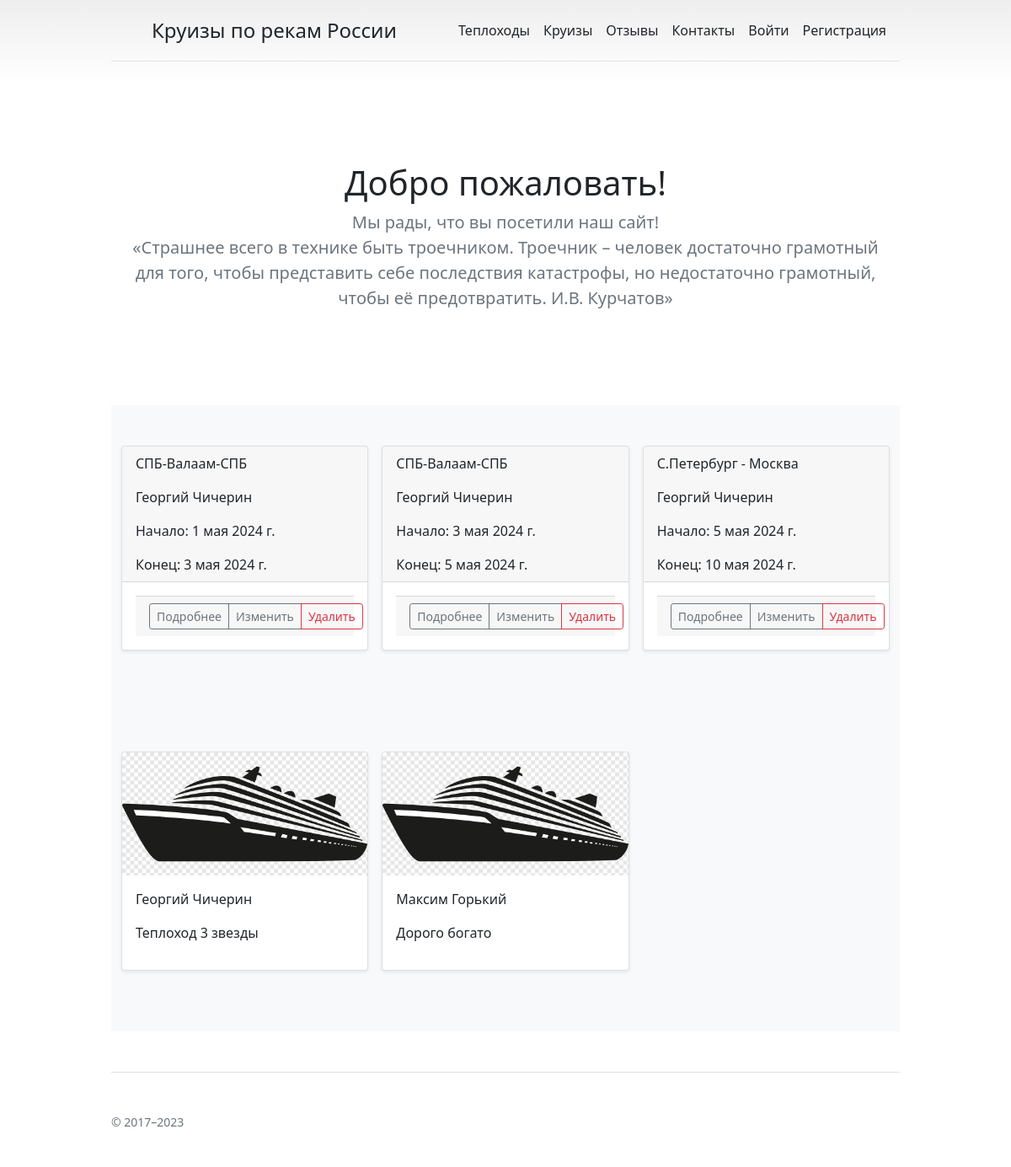
The page / on the database its author committed.
### cruise/models.py (models this page shows, shortened)
class Cruise(models.Model):
    STATUS = [('create', 'Рейс состоится'), ('start', 'Круиз начался'), ('finished', 'Круиз завершен')]
    name = models.CharField(max_length=250, verbose_name='название круиза')
    ship = models.ForeignKey(Ships, on_delete=models.CASCADE, verbose_name='Теплоход')
    data_start = models.DateField(verbose_name='Дата начала')
    date_finish = models.DateField(verbose_name='Дата окончания')
    town_start = models.CharField(max_length=150, verbose_name='Город начала')
    town_finish = models.CharField(max_length=150, verbose_name='Город окончания')
    status_cruise = models.CharField(max_length=8, choices=STATUS, default='create')
    class Meta:
        verbose_name = 'Круиз'
        verbose_name_plural = 'Круизы'

class Ships(models.Model):
    name = models.CharField(max_length=150, verbose_name='название теплохода')
    description = models.TextField(verbose_name='описание', **NULLABLE)
    foto = models.ImageField(upload_to='media/', verbose_name='Фото корабля', **NULLABLE)
    class Meta:
        verbose_name = 'Теплоход'
        verbose_name_plural = 'Теплоходы'

### cruise/views.py (the view)
# urls.py: path('', main, name='main'),
def main(request):
    cruise_list = Cruise.objects.filter(status_cruise='create')
    ship_list = Ships.objects.all()
    context = {
        "cruise_list": cruise_list,
        "ship_list": ship_list
    }
    return render(request, 'cruise/main.html', context)

### cruise/templatetags/image_teg.py (called while the page is built)
@register.simple_tag()
def media_path(data):
    return data.url if data else '#'

### cruise/templates/cruise/main.html
{% extends 'cruise/base.html' %}
{% block content %}
<section class="py-5 text-center container">
    <div class="row py-lg-5">
        <div class="col-lg-12 col-md-8 mx-auto">
            <h1 class="fw-light">Добро пожаловать!</h1>
            <p class="lead text-muted">Мы рады, что вы посетили наш сайт!<br>
                «Страшнее всего в технике быть троечником. Троечник – человек достаточно грамотный для того, чтобы
                представить себе последствия катастрофы, но недостаточно грамотный, чтобы её предотвратить. И.В.
                Курчатов»</p>
        </div>
    </div>
</section>
<div class="album py-5 bg-light">
    <div class="container">
        <div class="row row-cols-1 row-cols-sm-2 row-cols-md-3 g-3">
            {% for object in cruise_list %}
            {% include 'cruise/include/inc_cruise_detail.html' %}
            {% endfor %}
        </div>
    </div>
</div>
<div class="album py-5 bg-light">
    <div class="container">
        <div class="row row-cols-1 row-cols-sm-2 row-cols-md-3 g-3">
            {% for object in ship_list %}
            {% include 'cruise/include/inc_ship_detail.html' %}
            {% endfor %}
        </div>
    </div>
</div>
{% endblock %}

### cruise/templates/cruise/base.html (shortened to what this page needs)
{% load static %}
<!doctype html>
<html lang="ru">
<head>
    <link href="{% static 'css/bootstrap.min.css' %}" rel="stylesheet">
    <link href="{% static 'css/pricing.css' %}" rel="stylesheet">
</head>
<body>
<div class="container py-3">
    <header>
        <div class="d-flex flex-column flex-md-row align-items-center pb-3 mb-4 border-bottom">
            <a href="/" class="d-flex align-items-center text-dark text-decoration-none">
                <svg xmlns="http://www.w3.org/2000/svg" width="40" height="32" class="me-2" viewBox="0 0 118 94"
                     role="img"><title>Bootstrap</title>
                </svg>
                <span class="fs-4">Круизы по рекам России</span>
            </a>
            <nav class="d-inline-flex mt-2 mt-md-0 ms-md-auto">
                <a class="me-3 py-2 text-dark text-decoration-none" href="#">Теплоходы</a>
                <a class="me-3 py-2 text-dark text-decoration-none" href="{% url 'cruise:cruise' %}">Круизы</a>
                <a class="me-3 py-2 text-dark text-decoration-none" href="{% url 'review:list' %}">Отзывы</a>
                <a class="me-3 py-2 text-dark text-decoration-none" href="#">Контакты</a>
                {% if user.is_authenticated %}
                <a href="{% url 'users:profile' %}" class="me-3 py-2 text-dark text-decoration-none">Профиль</a>
                <a href="{% url 'users:logout' %}" class="me-3 py-2 text-dark text-decoration-none">Выйти</a>
                {% else %}
                <a href="{% url 'users:login' %}" class="me-3 py-2 text-dark text-decoration-none">Войти</a>
                <a href="{% url 'users:register' %}" class="me-3 py-2 text-dark text-decoration-none">Регистрация</a>
                {% endif %}
            </nav>
        </div>
    </header>
    <main>
        {% block content %}
        {% endblock %}
    </main>
    <footer class="pt-4 my-md-5 pt-md-5 border-top">
        <div class="row">
            <div class="col-12 col-md">
                <small class="d-block mb-3 text-muted">&copy; 2017–2023</small>
            </div>
        </div>
    </footer>
</div>
</body>
</html>

### cruise/templates/cruise/include/inc_cruise_detail.html
<div class="col">
    <div class="card mb-4 shadow-sm">
        <div class="card-header">
            <p class="card-text">{{ object.name }}</p>
            <p class="card-text">{{ object.ship.name }}</p>
            <p class="card-text">Начало: {{ object.data_start }}</p>
            <p class="card-text">Конец: {{ object.date_finish }}</p>
        </div>
        <div class="card-body">
            <div class="card-footer">
                <div class="d-flex justify-content-between align-items-center">
                    <div class="btn-group">
                        <a type="button" class="btn btn-sm btn-outline-secondary" href="#">Подробнее</a>
                        <a type="button" class="btn btn-sm btn-outline-secondary" href="#">Изменить</a>
                        <a type="button" class="btn btn-sm btn-outline-danger" href="#">Удалить</a>
                    </div>
                </div>
            </div>
        </div>
    </div>
</div>

### cruise/templates/cruise/include/inc_ship_detail.html (shortened to what this page needs)
{% load image_teg %}
<div class="col">
    <div class="card mb-4 shadow-sm">
        <img src="{% media_path object.foto %}" class="card-img-top"
             alt=""/>
        <div class="card-body">
            <p class="card-text">{{ object.name }}</p>
            <p class="card-text">{{ object.description }}</p>
        </div>
    </div>
</div>

### static/css/pricing.css (style rules this page uses)
body { background-image: linear-gradient(180deg, #eee, #fff 100px, #fff); }
.container { max-width: 960px; }

### rows shown on the page
Cruise: name "СПБ-Валаам-СПБ", ship.name "Георгий Чичерин", data_start "1 мая 2024 г.", date_finish "3 мая 2024 г."
Cruise: name "СПБ-Валаам-СПБ", ship.name "Георгий Чичерин", data_start "3 мая 2024 г.", date_finish "5 мая 2024 г."
Cruise: name "С.Петербург - Москва", ship.name "Георгий Чичерин", data_start "5 мая 2024 г.", date_finish "10 мая 2024 г."
Ships: foto (picture), name "Георгий Чичерин", description "Теплоход 3 звезды"
Ships: foto (picture), name "Максим Горький", description "Дорого богато"
